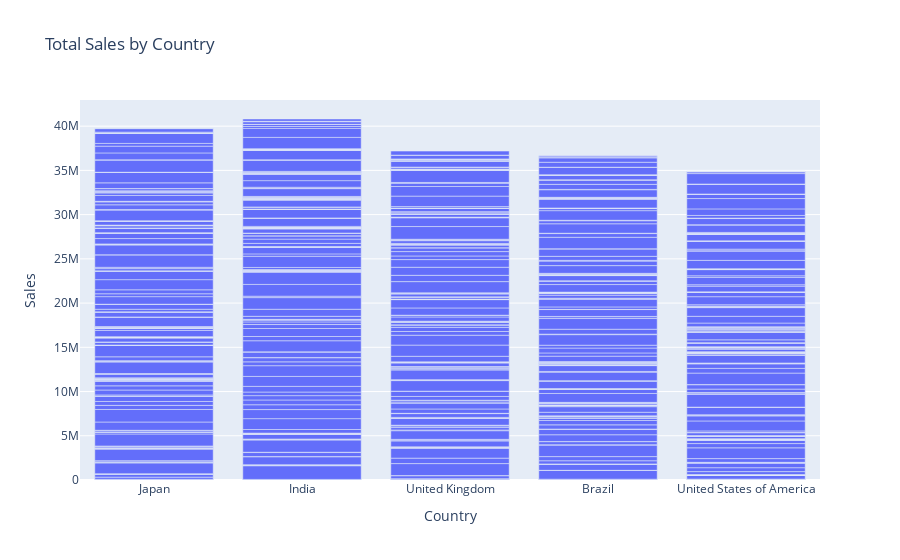

Notebook cell for this chart:
### Markdown cell above
## Total sales by country, product, month, or year.

### Code cell
fig = px.bar(sales_data, x='Country', y='Sales', title='Total Sales by Country')

fig.show()

### Figure 1 — Plotly figure (JSON) as saved in the notebook; plotly's stock layout.template omitted (floating-point values rounded to 4 significant figures; data arrays with more than 128 entries replaced by an {"elided": "..."} marker saying what was removed)
{"data": [{"alignmentgroup": "True", "hovertemplate": "Country=%{x}<br>Sales=%{y}<extra></extra>", "legendgroup": "", "marker": {"color": "#636efa", "pattern": {"shape": ""}}, "name": "", "offsetgroup": "", "orientation": "v", "showlegend": false, "textposition": "auto", "type": "bar", "x": {"elided": "700 str values"}, "xaxis": "x", "y": {"elided": "700 float values"}, "yaxis": "y"}], "layout": {"barmode": "relative", "legend": {"tracegroupgap": 0}, "title": {"text": "Total Sales by Country"}, "xaxis": {"anchor": "y", "domain": [0, 1], "title": {"text": "Country"}}, "yaxis": {"anchor": "x", "domain": [0, 1], "title": {"text": "Sales"}}}}
